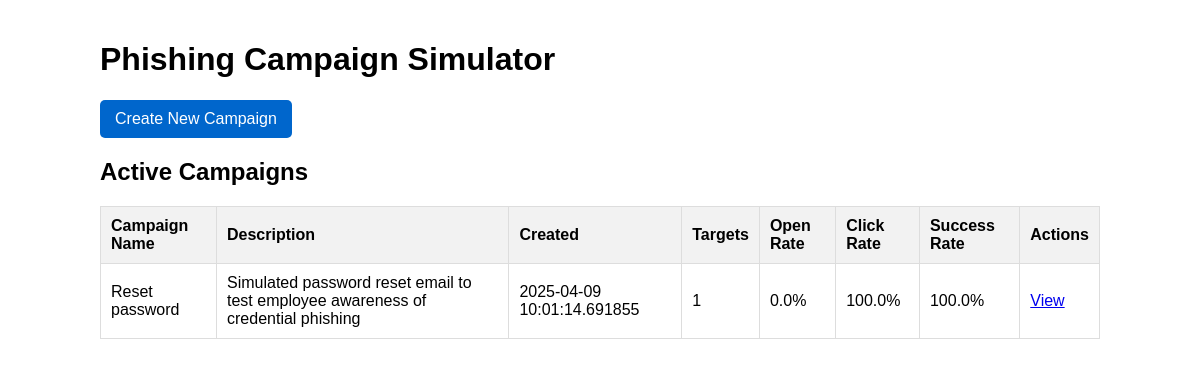
The page /admin on the database its author committed.
### tables this page shows
CREATE TABLE campaigns (
        id TEXT PRIMARY KEY,
        name TEXT,
        description TEXT,
        template TEXT,
        created_at TIMESTAMP
    );

### app.py (the view)
@app.route('/admin')
def admin_dashboard():
    conn = sqlite3.connect(DB_PATH)
    conn.row_factory = sqlite3.Row
    cursor = conn.cursor()
    cursor.execute("SELECT * FROM campaigns")
    campaigns_raw = cursor.fetchall()
    campaigns = []
    for campaign in campaigns_raw:
        cursor.execute("SELECT COUNT(*) FROM targets WHERE campaign_id = ?", (campaign['id'],))
        target_count = cursor.fetchone()[0]
        cursor.execute("""
            SELECT
                COUNT(DISTINCT target_id) as opened
            FROM events
            JOIN targets ON events.target_id = targets.id
            WHERE targets.campaign_id = ? AND events.event_type = 'email_opened'
        """, (campaign['id'],))
        opened = cursor.fetchone()[0]
        cursor.execute("""
            SELECT
                COUNT(DISTINCT target_id) as clicked
            FROM events
            JOIN targets ON events.target_id = targets.id
            WHERE targets.campaign_id = ? AND events.event_type = 'link_clicked'
        """, (campaign['id'],))
        clicked = cursor.fetchone()[0]
        cursor.execute("""
            SELECT
                COUNT(DISTINCT target_id) as submitted
            FROM events
            JOIN targets ON events.target_id = targets.id
            WHERE targets.campaign_id = ? AND events.event_type = 'credentials_entered'
        """, (campaign['id'],))
        submitted = cursor.fetchone()[0]
        open_rate = (opened / target_count * 100) if target_count > 0 else 0
        click_rate = (clicked / target_count * 100) if target_count > 0 else 0
        success_rate = (submitted / target_count * 100) if target_count > 0 else 0
        campaigns.append({
            'id': campaign['id'],
            'name': campaign['name'],
            'description': campaign['description'],
            'created_at': campaign['created_at'],
            'targets': target_count,
            'open_rate': round(open_rate, 1),
            'click_rate': round(click_rate, 1),
            'success_rate': round(success_rate, 1)
        })
    conn.close()
    return render_template('admin/dashboard.html', campaigns=campaigns)

### templates/admin/dashboard.html (shortened to what this page needs)
<!DOCTYPE html>
<html>
<head>
</head>
<body>
    <div class="container">
        <h1>Phishing Campaign Simulator</h1>
        <a href="/admin/new_campaign" class="button">Create New Campaign</a>
        <h2>Active Campaigns</h2>
        <table>
            <tr>
                <th>Campaign Name</th>
                <th>Description</th>
                <th>Created</th>
                <th>Targets</th>
                <th>Open Rate</th>
                <th>Click Rate</th>
                <th>Success Rate</th>
                <th>Actions</th>
            </tr>
            {% for campaign in campaigns %}
            <tr>
                <td>{{ campaign.name }}</td>
                <td>{{ campaign.description }}</td>
                <td>{{ campaign.created_at }}</td>
                <td>{{ campaign.targets }}</td>
                <td>{{ campaign.open_rate }}%</td>
                <td>{{ campaign.click_rate }}%</td>
                <td>{{ campaign.success_rate }}%</td>
                <td>
                    <a href="/admin/view_campaign/{{ campaign.id }}">View</a>
                </td>
            </tr>
            {% endfor %}
        </table>
    </div>
</body>
</html>

### templates/admin/dashboard.html (style rules this page uses)
body { font-family: Arial, sans-serif; margin: 0; padding: 20px; }
.container { max-width: 1000px; margin: 0 auto; }
table { width: 100%; border-collapse: collapse; }
th, td { padding: 10px; text-align: left; border: 1px solid #ddd; }
th { background-color: #f2f2f2; }
.button { display: inline-block; padding: 10px 15px; background-color: #0066cc; color: white; text-decoration: none; border-radius: 5px; }

### rows shown on the page
campaigns: name "Reset password", description "Simulated password reset email to test employee awareness of credential phishing", created_at "2025-04-09 10:01:14.691855", targets "1", open_rate "0.0", click_rate "100.0", success_rate "100.0"
